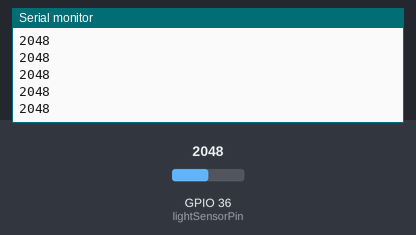
This sketch was run on a simulated ESP32. On the bench: the last lines printed to the serial monitor. The test bench sets the inputs (shaded band); at power-on: GPIO 36 (lightSensorPin) = 2048.

Above: at 1.2 s.
1.3 s: GPIO 36 (lightSensorPin) set to 2866
At 1.31 s:
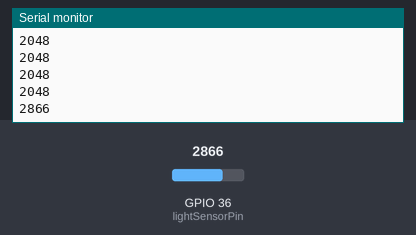
2.8 s: GPIO 36 (lightSensorPin) set to 3603
At 2.81 s:
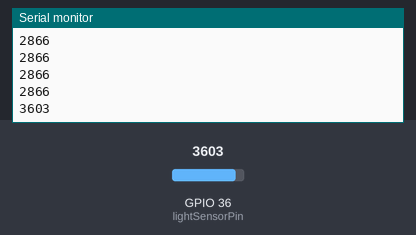
Timing chart, 0 to 5.8 s (numbered marks = the images above; inputs shaded):
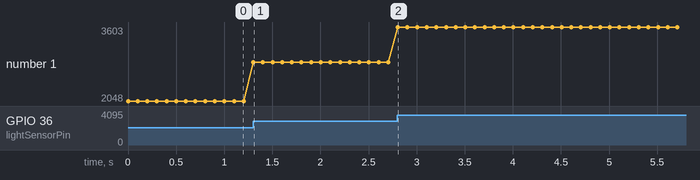

The sketch:

sprint3_phototransistor.ino
```cpp
const int lightSensorPin = A0;

void setup() {
  Serial.begin(9600);
}

void loop() {

  int lightSensorReading = 0;
  lightSensorReading = analogRead(lightSensorPin);
  Serial.println(lightSensorReading);
  delay(100);

}
```

Measured:
- after the input at 1.3 s, the serial monitor: prints a new line at once (image 1)
- after the input at 2.8 s, the serial monitor: prints a new line at once (image 2)
- plotted number 1: 2048 → 2866 after the input at 1.3 s, 2866 → 3603 after the input at 2.8 s
